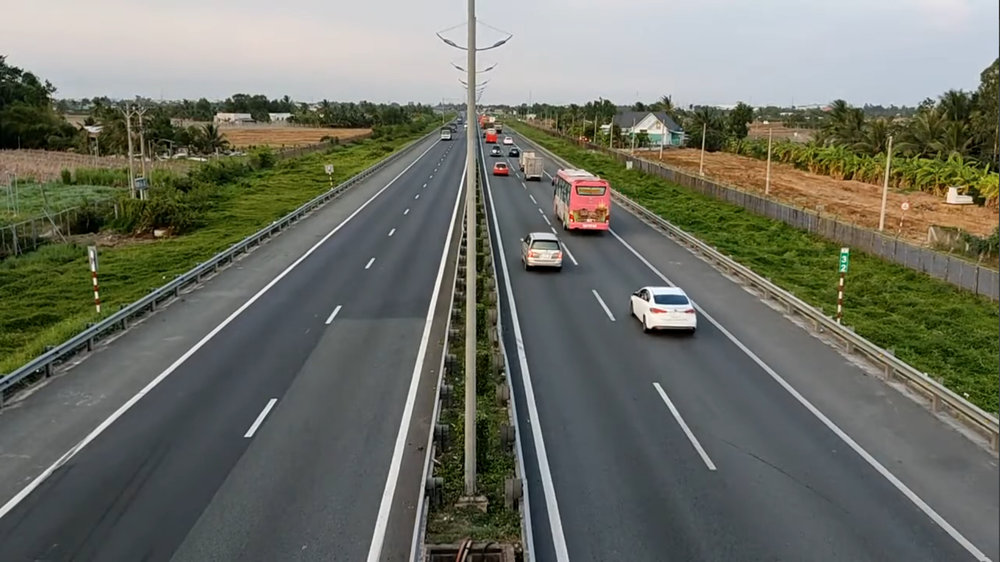
#> input picture img_test.png, 1000 x 562 px, shrunk from 1922 x 1080 before the run
$ python 3d_transforms.py
#> lines starting #> are read from the running program, lines starting #| are printed output that depends on the picture; after the words box and inside, x2 and y2 are one past the last pixel; in counts of white or black regions, pixels touching at a corner belong together
import numpy as np
import cv2
from math import cos, sin


def convert(X):
    """Chuyển đổi từ tọa độ điểm trong thế giới thực sang tọa độ pixel"""
    # Tọa độ thực tế theo camera
    Yc = R @ T @ X
    # Tọa độ khi chiếu qua camera
    Yz = (K @ Yc[:3]) / Yc[2]
    # Tọa độ pixel
    Yp = P @ Yz
    x, y = int(Yp[0]), int(Yp[1])
    return x, y


def invert(Y):
    """Chuyển đổi điểm từ tọa độ pixel sang tọa độ trong thế giới thực"""
    Y = np.concatenate([Y[:2], [1]], axis=-1)
    Yz = np.linalg.inv(P) @ Y
    # phương trình đường thẳng d đi qua Y và tâm
    dv = np.concatenate([Yz[:2], [-f]], axis=-1)  # direction vector
    x = np.array([0, 0, 0])

    # tính phương trình mặt phẳng M với tọa độ gốc là camera biến đổi từ mặt phẳng y = 0
    n0 = np.array([0, 1, 0, 1])  # vector pháp tuyến trước khi thực hiện phép biến đổi
    x0 = [0, 0, 0, 1]  # 1 điểm nằm trên mặt phẳng y=0
    nc = R @ T @ n0  # vector pháp tuyến sau khi thực hiện phép biến đổi
    xc = R @ T @ x0  # 1 điểm nằm trên mặt phẳng y=0 sau khi biến đổi
    pec = plane_equation(xc, nc)  # tính phương trình mặt phẳng với vector pháp tuyến và điểm

    #  tính điểm giao giữa d và M
    t = (-pec[3] - (pec[:3] @ x)) / (pec[:3] @ dv)
    Yc = dv * t
    Yc = np.concatenate([Yc, [1]], axis=-1)
    X = np.linalg.inv(R @ T) @ Yc
    return X


def plane_equation(x, v):
    """Phương trình đường thẳng đi qua điểm x và nhận vector v là vector pháp tuyến
        aX + bY + cZ + d = 0"""
    a, b, c = v[0], v[1], v[2]
    d = -(a * x[0] + b * x[1] + c * x[2])
    return np.array([a, b, c, d])


if __name__ == '__main__':
    img_path = './img_test.png'
    img = cv2.imread(img_path)
#> img is the input picture: shape (562, 1000, 3); mean B, G, R 101.1, 112.3, 109.9
    # Kích thước ảnh
    height, width, _ = img.shape
#> height = 562; width = 1000

    # Khởi tạo các tham số
    pi = 3.14
    # Góc quay camera
    p = [-pi / 7.4, 0.11, 0.0]  # [góc quay theo trục X, quay theo trục Y, quay theo trục Z]

    H = 5.0  # Chiều cao của camera so với mặt đất
    f = 0.010  # focal_length của camera
    # Độ rộng 1 pixel
    pu = 0.000025

    # Ma trận hướng của camera, Rx tương ứng là ma trận xoay theo trục X
    Rx = np.array([[1, 0, 0, 0],
                   [0, cos(-p[0]), sin(-p[0]), 0],
                   [0, -sin(-p[0]), cos(-p[0]), 0],
                   [0, 0, 0, 1]])

    Ry = np.array([[cos(-p[1]), 0, -sin(-p[1]), 0],
                   [0, 1, 0, 0],
                   [sin(-p[1]), 0, cos(-p[1]), 0],
                   [0, 0, 0, 1]])

    Rz = np.array([[cos(-p[2]), sin(-p[2]), 0, 0],
                   [-sin(-p[2]), cos(-p[2]), 0, 0],
                   [0, 0, 1, 0],
                   [0, 0, 0, 1]])

    # Ma trận vị trí của camera
    T = np.array([[1, 0, 0, 0],
                  [0, 1, 0, -H],
                  [0, 0, 1, 0],
                  [0, 0, 0, 1]])
    R = Rx @ Ry @ Rz

    # Ma trận chiếu
    K = np.array([[-f, 0, 0],
                  [0, -f, 0],
                  [0, 0, 1]])

    cx = width / 2.0
#> cx = 500
    cy = height / 2.0
#> cy = 281
    pv = pu / width * height
#> pv = 1.41e-05

    # Ma trận pixel
    P = np.array([[1 / pu, 0, cx],
                  [0, 1 / pv, cy],
                  [0, 0, 1]])

    """ đoạn code sau tạo 1 lưới các điểm trên mặt đường (y=0),
    ánh xạ nó lên vị trí pixel tương ứng và hiển thị"""
    for x in range(-20, 20):
        for z in range(1, 200):
            y = 0
            # Tọa độ điểm 3D trong thực tế sang tọa độ pixel
            point_in_real_world = np.array([x, y, z, 1])
            point_in_pixel = convert(point_in_real_world)
            print(point_in_pixel)
            cv2.circle(img, point_in_pixel, 2, (255, 0, 0), 2)

            # chuyển đổi từ tọa độ pixel sang tọa độ thế giới thực
            p_inverted = invert(point_in_pixel)
            print(p_inverted)
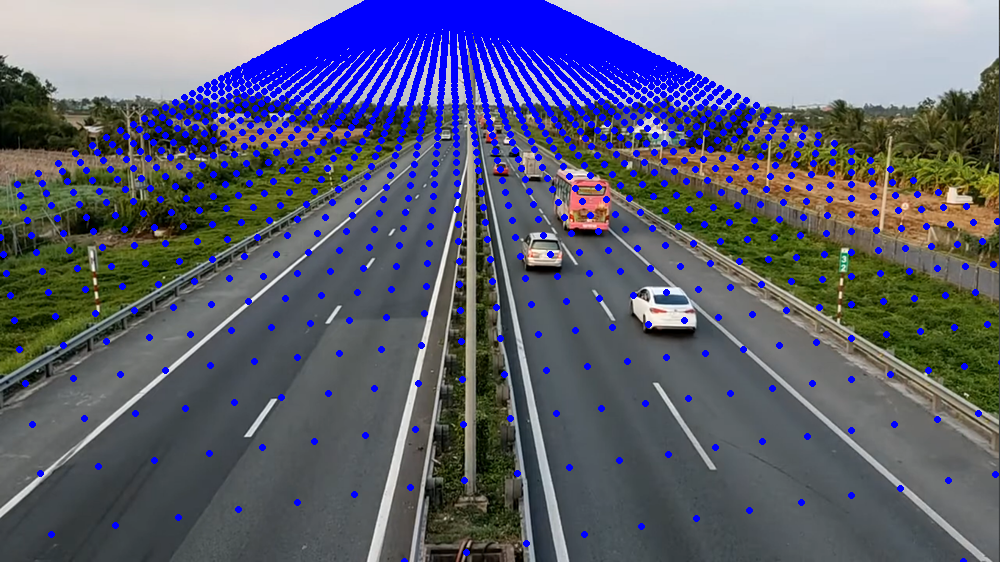
#> img: shape (562, 1000, 3); 10.85% of pixels changed, all inside (x1, y1, x2, y2) = (0, 0, 1000, 562)

    # cv2.imshow('test', img)
    cv2.imwrite("test.jpg", img)
    # key = cv2.waitKey(0)
